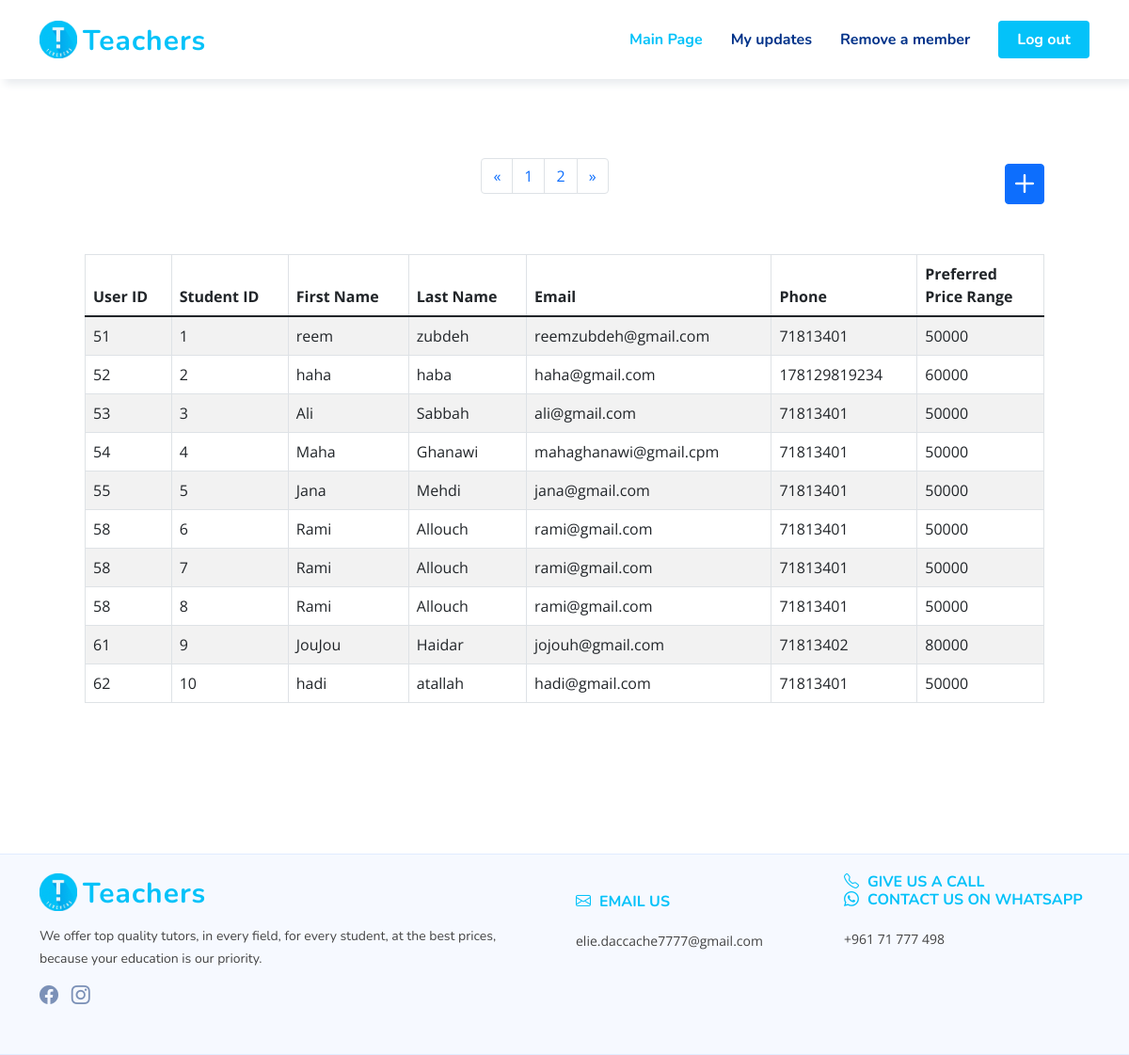
/admin_students_page.php (signed in), run on the app's committed database.
### tables this page shows
CREATE TABLE `students` (
  `student_id` int(11) NOT NULL,
  `user_id` int(11) NOT NULL,
  `price_range` int(11) NOT NULL
);

CREATE TABLE `users` (
  `user_id` int(11) NOT NULL,
  `type` int(250) NOT NULL,
  `first_name` varchar(250) NOT NULL,
  `last_name` varchar(250) NOT NULL,
  `email` varchar(250) NOT NULL,
  `phone_number` varchar(250) NOT NULL,
  `password` text NOT NULL
);

### admin_students_page.php (the view, shortened to what this page needs)
<?php
include("connection.php");
if (isset($_SESSION["user_id"])&& strcmp($_SESSION["type"],"1")==0)
{
  ?>
<!DOCTYPE html>
<html lang="en">
<head>
    <link href="./vendor/bootstrap/css/bootstrap.min.css" rel="stylesheet">
    <link href="./vendor/bootstrap-icons/bootstrap-icons.css" rel="stylesheet">
    <link href="./vendor/aos/aos.css" rel="stylesheet">
    <link href="./vendor/remixicon/remixicon.css" rel="stylesheet">
    <link href="./vendor/swiper/swiper-bundle.min.css" rel="stylesheet">
    <link href="./vendor/glightbox/css/glightbox.min.css" rel="stylesheet">
    <link href="./css/style.css" rel="stylesheet">
    <link href="./css/style2.css" rel="stylesheet">
</head>
<body>
    <header id="header" class="header fixed-top header-form">
        <div class="container-fluid container-xl d-flex align-items-center justify-content-between">
            <a href="index.php" class="logo d-flex align-items-center">
                <img src="./img/logo.png" alt="">
                <span>Teachers</span>
            </a>
            <nav id="navbar" class="navbar">
                <ul>
                  <li><a class="nav-link scrollto active" href="admin_page.php">Main Page</a></li>
                  <li><a class="nav-link scrollto" href="admin_updates.php">My updates</a></li>
                  <li><a class="nav-link scrollto" href="admin_page.php">Remove a member</a></li>
                  <li><a class="getstarted scrollto" href="logout.php">Log out</a></li>
                </ul>
            </nav>
        </div>
    </header>
    <div class="container" data-page="1">
        <br><br><br><br><br>
        <div class="m-5 d-flex justify-content-between">
            <ul class="pagination">
                <?php
                if (isset($_GET['page_no']) && $_GET['page_no']!="") {
                  $page_no = $_GET['page_no'];
                  } else {
                      $page_no = 1;
                      }
                      $query = "SELECT COUNT(*) As total_records FROM STUDENTS";
                $records_per_page =10;
                $offset = ($page_no-1) * $records_per_page;
                $previous_page = $page_no - 1;
                $next_page = $page_no + 1;
                $stmt1 = $connection->prepare($query);
                $stmt1->execute();
                $results_students = $stmt1->get_result();
                $total_records = $results_students->fetch_assoc();
                $no_of_pages = ceil($total_records["total_records"] / $records_per_page);
                $query_students_application = "SELECT users.user_id,students.student_id,users.first_name,users.last_name,users.email,users.phone_number,students.price_range from users INNER JOIN students on users.user_id=students.user_id LIMIT $records_per_page OFFSET $offset";
                $stmt = $connection->prepare($query_students_application);
                $stmt->execute();
                $results_students = $stmt->get_result();
                ?>
              <div class="pagContainer">
                <ul class="pagination">
                  <li class="page-item" <?php if($page_no <= 1){ echo "class='disabled'"; } ?>>
                    <a class="page-link"aria-label="Previous" <?php if($page_no > 1){
                          echo "href='?page_no=$previous_page'";
                      } ?>><span aria-hidden="true">&laquo;</span></a>
                  </li>
                      <?php  	if ($no_of_pages <= 10){
                        for ($counter = 1; $counter <= $no_of_pages; $counter++){
                        if ($counter == $page_no) {
                          echo "<li class='page-item'><a class='page-link' >$counter</a></li>";
                        }else{
                          echo "<li class='page-item'><a class='page-link' href='?page_no=$counter'>$counter</a></li>";
                            }
                        }
                        }
                          ?>
                  <li class="page-item"<?php if($page_no >= $no_of_pages){
                      echo "class='disabled'";
                  } ?>>
                    <a class="page-link"<?php if($page_no < $no_of_pages) {
                    echo "href='?page_no=$next_page'";
                    } ?>><span aria-hidden="true">&raquo;</span></a>
                      </li>
                </ul>
                </div>
            </ul>
            <a class="btn btn-primary p-0" data-bs-toggle="modal" data-bs-target="#add-modal"><i class="bi bi-plus fs-1 lh-1"></i></a>
        </div>
        <div class="table-responsive m-5">
            <table class="table table-bordered table-striped">
                <thead>
                <tr>
                    <th scope="col" onclick="sortBookingsBy(this)" name="user_id">User ID</th>
                    <th scope="col" onclick="sortBookingsBy(this)" name="student_id">Student ID</th>
                    <th scope="col" onclick="sortBookingsBy(this)" name="student_first">First Name</th>
                    <th scope="col" onclick="sortBookingsBy(this)" name="student_last">Last Name</th>
                    <th scope="col" onclick="sortBookingsBy(this)" name="email">Email</th>
                    <th scope="col" onclick="sortBookingsBy(this)" name="phone">Phone</th>
                    <th scope="col" onclick="sortBookingsBy(this)" name="price">Preferred<br>Price Range</th>
                </tr>
                </thead>
                <tbody>
                <?php
                while($row = $results_students->fetch_assoc()){
                        echo "<tr>
                        <td>".$row['user_id']."</td>
                        <td>".$row['student_id']."</td>
                        <td>".$row['first_name']."</td>
                        <td>".$row['last_name']."</td>
                        <td>".$row['email']."</td>
                        <td>".$row['phone_number']."</td>
                        <td>".$row['price_range']."</td>
                        </tr>";
                }
                ?>
                </tbody>
            </table>
        </div>
    </div>
    <br><br><br><br>
  <footer id="footer" class="footer">
    <div class="footer-top">
      <div class="container">
        <div class="row gy-4">
          <div class="col-lg-6 col-md-12 footer-info">
            <a href="index.php" class="logo d-flex align-items-center">
              <img src="./img/logo.png" alt="">
              <span>Teachers</span>
            </a>
            <p>We offer top quality tutors, in every field, for every student, at the best prices, <br>
              because your education is our priority.</p>
            <div class="social-links mt-3">
                <a href="https://www.facebook.com/Teachers.leb/" class="facebook"><i class="bi bi-facebook"></i></a>
                <a href="https://www.instagram.com/teachers.lb/" class="instagram"><i class="bi bi-instagram"></i></a>
            </div>
          </div>
          <div class="col-lg-3 col-5 footer-links">
            <br> <br class="d-block d-md-none">
            <h4><i class="bi bi-envelope"></i>&ThickSpace; Email us</h4> <br>
            elie.daccache7777@gmail.com
          </div>
          <div class="col-lg-3 col-5 footer-contact text-center text-md-start">
            <h4>
              <i class="bi bi-telephone"></i>&ThickSpace; Give us a call <br>
              <i class="bi bi-whatsapp"></i>&ThickSpace; Contact us on WhatsApp</h4> <br>
            +961 71 777 498
          </div>
        </div>
      </div>
    </div>
  </footer>
</body>
</html>
<?php } else {header("Location: index.php");} ?>

### css/style.css (style rules this page uses)
:root { scroll-behavior: smooth; }
body { font-family: "Open Sans", sans-serif; color: #444444; }
a { color: #4154f1; text-decoration: none; }
h1, h2, h3, h4, h5, h6 { font-family: "Nunito", sans-serif; }
.header { transition: all 0.5s; z-index: 997; padding: 20px 0; }
.header .logo { line-height: 0; }
.header .logo img { max-height: 40px; margin-right: 6px; }
.header .logo span { font-size: 30px; font-weight: 700; letter-spacing: 1px; color: #04c2f9 ; font-family: "Nunito", sans-serif; margin-top: 3px; }
.navbar { padding: 0; }
.navbar ul { margin: 0; padding: 0; display: flex; list-style: none; align-items: center; }
.navbar li { position: relative; }
.navbar a, .navbar a:focus { display: flex; align-items: center; justify-content: space-between; padding: 10px 0 10px 30px; font-family: "Nunito", sans-serif; font-size: 16px; font-weight: 700; color: #013289; white-space: nowrap; transition: 0.3s; }
.navbar a:hover, .navbar .active, .navbar .active:focus, .navbar li:hover > a { color: #04c2f9; }
.navbar .getstarted, .navbar .getstarted:focus { background: #04c2f9; padding: 8px 20px; margin-left: 30px; border-radius: 4px; color: #fff; }
.footer { background: #f6f9ff; font-size: 14px; }
.footer .footer-top { border-top: 1px solid #e1ecff; border-bottom: 1px solid #e1ecff; padding: 20px 0 20px 0; }
.footer .footer-top .footer-info { margin-bottom: 30px; }
.footer .footer-top .footer-info .logo { line-height: 0; margin-bottom: 15px; }
.footer .footer-top .footer-info .logo img { max-height: 40px; margin-right: 6px; }
.footer .footer-top .footer-info .logo span { font-size: 30px; font-weight: 700; letter-spacing: 1px; color: #04c2f9 ; font-family: "Nunito", sans-serif; margin-top: 3px; }
.footer .footer-top .footer-info p { font-size: 14px; line-height: 24px; margin-bottom: 0; font-family: "Nunito", sans-serif; }
.footer .footer-top .social-links a { font-size: 20px; display: inline-block; color: rgba(1, 41, 112, 0.5); line-height: 0; margin-right: 10px; transition: 0.3s; }
.footer .footer-top h4 { font-size: 16px; font-weight: bold; color: #04c2f9 ; text-transform: uppercase; position: relative; padding-bottom: 12px; }
.footer .footer-top .footer-links { margin-bottom: 30px; }

### css/style2.css (style rules this page uses)
.header-form { box-shadow: 5px 5px 9px #e8ebee; background-color: white; }
#footer h4 { margin: 0; padding: 0; }

### data on the page
students: user.user_id "51", student_id "1", user.first_name "reem", user.last_name "zubdeh", user.email "reemzubdeh@gmail.com", user.phone_number "71813401", price_range "50000"
students: user.user_id "52", student_id "2", user.first_name "haha", user.last_name "haba", user.email "haha@gmail.com", user.phone_number "178129819234", price_range "60000"
students: user.user_id "53", student_id "3", user.first_name "Ali", user.last_name "Sabbah", user.email "ali@gmail.com", user.phone_number "71813401", price_range "50000"
students: user.user_id "54", student_id "4", user.first_name "Maha", user.last_name "Ghanawi", user.email "mahaghanawi@gmail.cpm", user.phone_number "71813401", price_range "50000"
students: user.user_id "55", student_id "5", user.first_name "Jana", user.last_name "Mehdi", user.email "jana@gmail.com", user.phone_number "71813401", price_range "50000"
students: user.user_id "58", student_id "6", user.first_name "Rami", user.last_name "Allouch", user.email "rami@gmail.com", user.phone_number "71813401", price_range "50000"
students: user.user_id "58", student_id "7", user.first_name "Rami", user.last_name "Allouch", user.email "rami@gmail.com", user.phone_number "71813401", price_range "50000"
students: user.user_id "58", student_id "8", user.first_name "Rami", user.last_name "Allouch", user.email "rami@gmail.com", user.phone_number "71813401", price_range "50000"
students: user.user_id "61", student_id "9", user.first_name "JouJou", user.last_name "Haidar", user.email "jojouh@gmail.com", user.phone_number "71813402", price_range "80000"
students: user.user_id "62", student_id "10", user.first_name "hadi", user.last_name "atallah", user.email "hadi@gmail.com", user.phone_number "71813401", price_range "50000"
